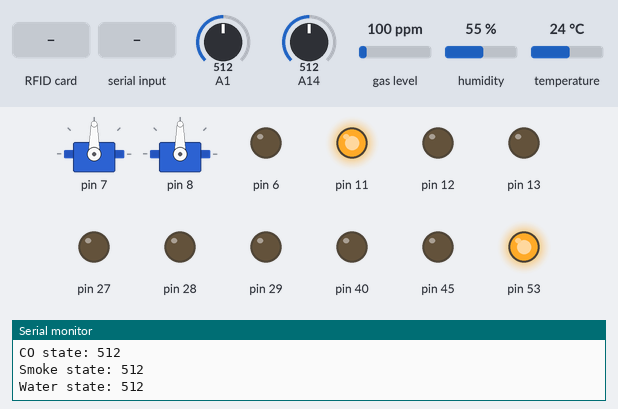
A program run on a simulated Arduino Mega 2560, built with avr-gcc and run on an emulated ATmega2560. Shown: 2 × servo, output pins drawn as LEDs (lit = HIGH), the last lines printed to the serial monitor. The inputs (shaded band) are chosen by the test bench; at power-on: A1 = 512, A14 = 512, gas level 100 ppm, humidity 55 %, temperature 24 °C.

Above: at 1.7 s.
1.8 s: RFID card 5E 7A 19 C4 held to the reader
At 3.2 s:
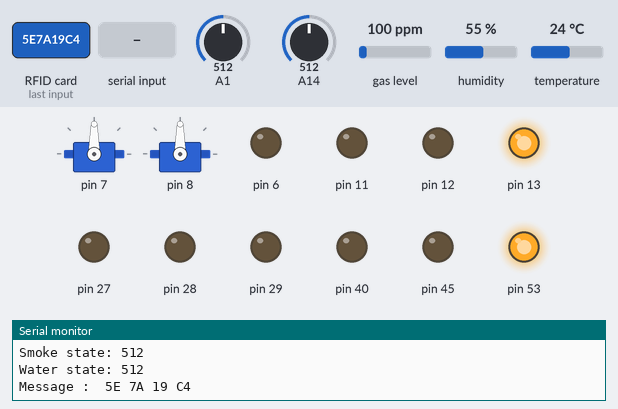
4.1 s: "CONNECTION,1\n" received over the second serial link
At 6.4 s:
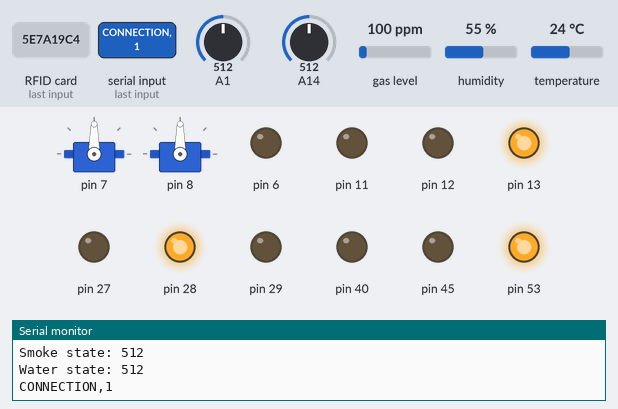
7.1 s: "90,45,200\n" received over the second serial link
At 9.2 s:
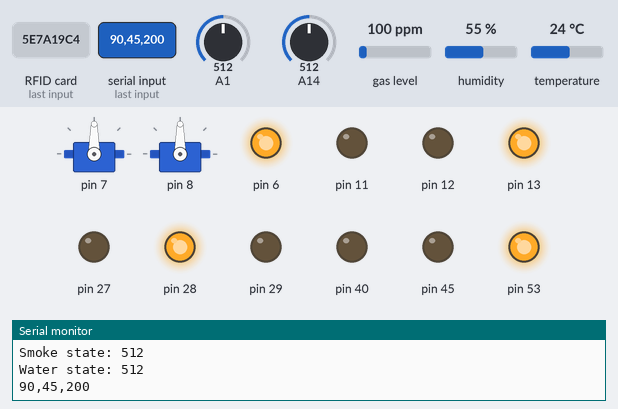
10.2 s: "CONNECTION,150\n" received over the second serial link
At 12.5 s:
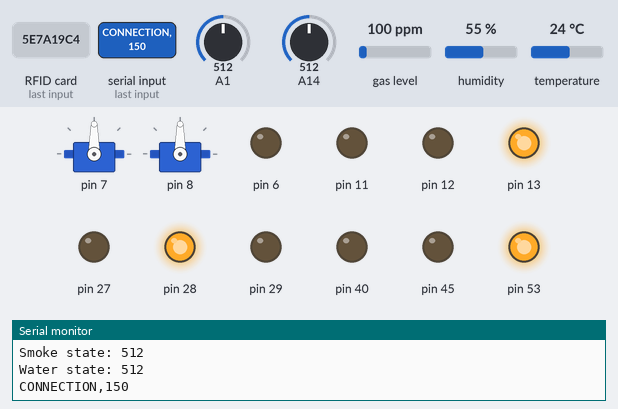
13.3 s: "30,150,10\n" received over the second serial link
At 15.4 s:
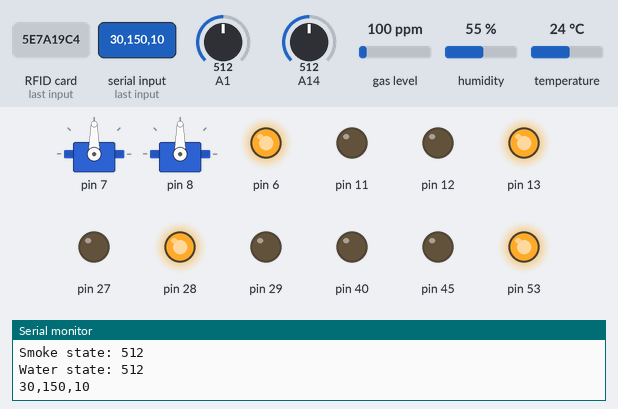
Timing chart, 0 to 16.9 s (numbered marks = the images above; inputs shaded):
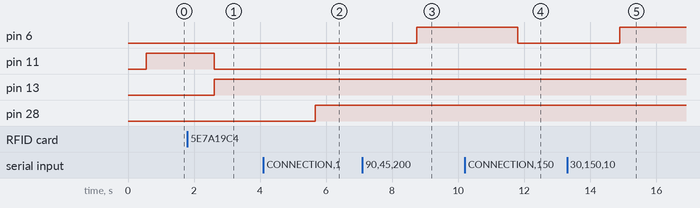

The program:

main.cpp
```cpp
#include <Arduino.h>

#include "TemperatureControl.h"
#include "GasLeakageControl.h"
#include "WaterLeakageControl.h"
#include "PlantAutowater.h"
#include "RFIDLock.h"
#include "SoftwareSerial.h"
#include "Util.h"

#define TIMING 60000 // one minute TIMING

// RFID Lock
RFIDLock lock;
// Climat control
TemperatureControl temperatureControl;
// Gasleakage control
GasLeakageControl gasLeakageControl;
// water leakage control
WaterLeakageControl waterLeakageControl;
// Plant autowater
PlantAutowater plantAutowater;
// Esp for communication
#define RX_PIN 17
#define TX_PIN 16
#define BAUD_RATE 9600
SoftwareSerial esp(RX_PIN, TX_PIN);

// gas states
bool LPGState = true;
bool COState = true;
bool smokeState = true;

// water state
bool waterState = true;

bool doorState = false; // false - closed, true - open

unsigned long previousTime1 = 0;
unsigned long previousTime2 = 0;
unsigned long previousTime3 = 0;
unsigned long lockTime = 0;
unsigned long timeSent = 0;

int sensorValues[4];

// function definitions
void autonomousOperationMode();
void onlineOperationMode();
void updateSensorValues();
void parseData(String s);

void setup()
{
    Serial.begin(BAUD_RATE);
    esp.begin(BAUD_RATE);
    temperatureControl.init();
    gasLeakageControl.init();
    waterLeakageControl.init();
    plantAutowater.init();
    lock.init();
}

void loop()
{
    onlineOperationMode();
    autonomousOperationMode();
}

void updateSensorValues()
{
    sensorValues[0] = temperatureControl.getTemperature();
    sensorValues[1] = temperatureControl.getHumidity();
    sensorValues[2] = gasLeakageControl.checkCO() || gasLeakageControl.checkLPG() || gasLeakageControl.checkSmoke();
    sensorValues[3] = waterLeakageControl.checkWater();
}

void parseDataAndUpdateActuatorValues(String s)
{
    String delimiter = "-";
    size_t buffer_size = s.length();
    char buffer[buffer_size];
    s.toCharArray(buffer, buffer_size);

    temperatureControl.setWorkState(String(strtok(buffer, "-")).toInt());
    doorState = String(strtok(NULL, "-")).toInt();
    bool gasStatus = String(strtok(NULL, "-")).toInt();   // to change
    bool waterStatus = String(strtok(NULL, "-")).toInt(); // to change
    temperatureControl.setTemperature(String(strtok(NULL, "-")).toInt());
    plantAutowater.setHumidity(String(strtok(NULL, "-")).toInt());
}

void onlineOperationMode()
{
    String payload = "";

    if (millis() - timeSent > TIMING)
    {
        timeSent = millis();
        updateSensorValues();
        sendDataToEsp(sensorValues, esp);
    }

    while (esp.available())
    {
        payload += esp.readString();
    }

    if (payload.length() > 0)
    {
        if (payload.indexOf("CONNECTION") > 0)
        {
            payload = "";
            return;
        }
        else
        {
            Serial.println(payload);
            parseDataAndUpdateActuatorValues(payload);
            payload = "";
        }
    }
}

void autonomousOperationMode()
{
    delay(1000);
    LPGState = gasLeakageControl.checkLPG();
    COState = gasLeakageControl.checkCO();
    smokeState = gasLeakageControl.checkSmoke();
    waterState = waterLeakageControl.checkWater();

    if (lock.checkCard())
    {
        doorState = true;
        lockTime = millis() + TIMING;
    }

    if (doorState && lockTime <= millis())
    {
        lock.setClosed();
    }

    /*if (plantAutowater.getRelayState())
    {
        plantAutowater.control();
    }

    if (millis() - previousTime1 >= TIMING)
    {
        previousTime1 = millis();
        LPGState = gasLeakageControl.checkLPG();
        COState = gasLeakageControl.checkCO();
        smokeState = gasLeakageControl.checkSmoke();
        waterState = waterLeakageControl.checkWater();
    }

    /*if (millis() - previousTime2 >= TIMING * 5)
    {
        previousTime1 = millis();
        temperatureControl.control();
    }

    if (millis() - previousTime1 >= TIMING * 30)
    {
        previousTime3 = millis();
        plantAutowater.control();
    }*/
}

// TO DO:
/*
    1)  wifi shield esp8266 connection  (hard)

    2)  Climate control                 DONE
        a)  DHT11 sensor                +
        b)  fan control                 +
        c)  heater element control      +
        d)  PID temperature control     +

    3)  RFID lock                       DONE
        a)  RFID panel                  +
        b)  electromagnetic lock        +

    4)  Water leakage                   DONE
        a)  water detector              +
        b)  servo                       +

    5)  Gas leakage                     DONE
        a)  gas detector                +
        b)  servo                       +

    6)  Plant autowater                 DONE
        a)  soil water detector         +
        b)  water pump                  +

    7)  realize EEPROM                  (hard++)
        (energoindependent memory)

*/
```

Measured:
- after the input at 1.8 s, pin 11: HIGH → LOW after 0.81 s; pin 13: LOW → HIGH after 0.81 s
- after the input at 4.1 s, pin 28: LOW → HIGH after 1.6 s
- after the input at 7.1 s, pin 6: LOW → HIGH after 1.6 s
- after the input at 10.2 s, pin 6: HIGH → LOW after 1.6 s
- after the input at 13.3 s, pin 6: LOW → HIGH after 1.6 s
